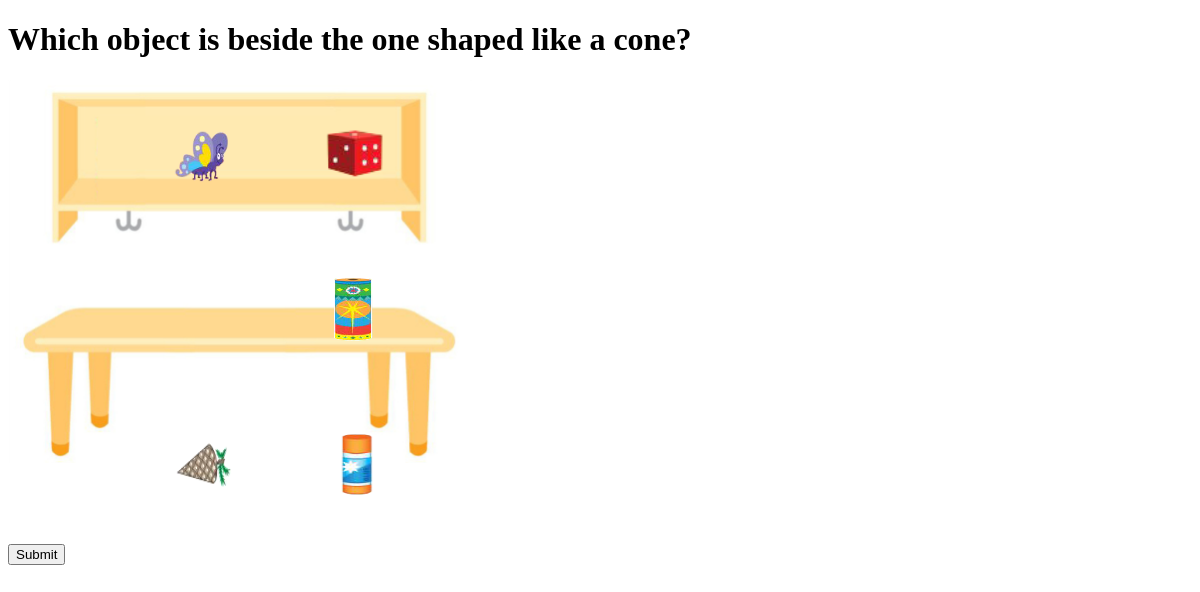
Screenshot of /games/k5/ with the database file from the repository.
### kidGames/models.py (models this page shows, shortened)
class question(models.Model):
	category_id = models.SmallIntegerField(blank=False)
	question_number = models.SmallIntegerField(blank=False)
	question_string = models.CharField(max_length=120,blank=False, null=True)
	background = models.ImageField(upload_to=UploadToPathAndRename(os.path.join(MEDIA_URL, 'upload', 'here')), blank=True, null=True)
	img1 = models.ImageField(upload_to=UploadToPathAndRename(os.path.join(MEDIA_URL, 'upload', 'here')), blank=True, null=True)
	img2 = models.ImageField(upload_to=UploadToPathAndRename(os.path.join(MEDIA_URL, 'upload', 'here')), blank=True, null=True)
	img3 = models.ImageField(upload_to=UploadToPathAndRename(os.path.join(MEDIA_URL, 'upload', 'here')), blank=True, null=True)
	img4 = models.ImageField(upload_to=UploadToPathAndRename(os.path.join(MEDIA_URL, 'upload', 'here')), blank=True, null=True)
	img5 = models.ImageField(upload_to=UploadToPathAndRename(os.path.join(MEDIA_URL, 'upload', 'here')), blank=True, null=True)
	img6 = models.ImageField(upload_to=UploadToPathAndRename(os.path.join(MEDIA_URL, 'upload', 'here')), blank=True, null=True)
	img7 = models.ImageField(upload_to=UploadToPathAndRename(os.path.join(MEDIA_URL, 'upload', 'here')), blank=True, null=True)
	img8 = models.ImageField(upload_to=UploadToPathAndRename(os.path.join(MEDIA_URL, 'upload', 'here')), blank=True, null=True)
	img9 = models.ImageField(upload_to=UploadToPathAndRename(os.path.join(MEDIA_URL, 'upload', 'here')), blank=True, null=True)
	answeer = models.SmallIntegerField(blank=False)

### kidGames/views.py (the view)
def k5(request):
    data = question.objects.filter(category_id=5)[0];
    return render(request,"k5.html",{"data": data})

### templates/k5.html (shortened to what this page needs)
<!DOCTYPE html>
<html>
<body>
<h1> {{data.question_string}} </h1>
<table background="/{{ data.background}}" background-size="100% auto" style="background-size: 100% auto; background-repeat: no-repeat;">
  <tr>
  {% if data.img1%}
    <td class="unclicked" id="1" height="150" width="150"><img onclick="changeText(this)" href= "/{{ data.img1}}" src="/{{ data.img1}}" height="70" width="70" /></td>
  {% else %}
    <td height="150" width="150"></td>
  {% endif %}
  {% if data.img2%}
    <td class="unclicked" id="2" height="150" width="150"><img onclick="changeText(this)" href= "/{{ data.img2}}" src="/{{ data.img2}}" height="70" width="70" /></td>
  {% else %}
    <td height="150" width="150"></td>
  {% endif %}
  {% if data.img3%}
    <td class="unclicked" id="3" height="150" width="150"><img onclick="changeText(this)" href= "/{{ data.img3}}" src="/{{ data.img3}}" height="70" width="70" /></td>
  {% else %}
    <td height="150" width="150"></td>
  {% endif %}
  </tr>
  <tr>
  {% if data.img4%}
    <td class="unclicked" id="4" height="150" width="150"><img onclick="changeText(this)" href= "/{{ data.img4}}" src="/{{ data.img4}}" height="70" width="70" /></td>
  {% else %}
    <td height="150" width="150"></td>
  {% endif %}
  {% if data.img5%}
    <td class="unclicked" id="5" height="150" width="150"<img onclick="changeText(this)" href= "/{{ data.img5}}" src="/{{ data.img5}}" height="70" width="70" /></td>
  {% else %}
    <td height="150" width="150"></td>
  {% endif %}
  {% if data.img6%}
    <td class="unclicked" id="6" height="150" width="150"><img onclick="changeText(this)" href= "/{{ data.img6}}" src="/{{ data.img6}}" height="70" width="70" /></td>
  {% else %}
    <td height="150" width="150"></td>
  {% endif %}
  </tr>
  <tr>
  {% if data.img7%}
    <td class="unclicked" id="7" height="150" width="150"><img onclick="changeText(this)" href= "/{{ data.img7}}" src="/{{ data.img7}}" height="70" width="70" /></td>
  {% else %}
    <td height="150" width="150"></td>
  {% endif %}
  {% if data.img8%}
    <td class="unclicked" id="8" height="150" width="150"><img onclick="changeText(this)" href= "/{{ data.img8}}" src="/{{ data.img8}}" height="70" width="70" /></td>
  {% else %}
    <td height="150" width="150"></td>
  {% endif %}
  {% if data.img9%}
    <td class="unclicked" id="9" height="150" width="150"><img onclick="changeText(this)" href= "/{{ data.img9}}" src="/{{ data.img9}}" height="70" width="70" /></td>
  {% else %}
    <td height="150" width="150"></td>
  {% endif %}
  </tr>
</table>
<form action="/games/answeer/" method="POST"> {% csrf_token %}
  <input type="submit" value="Submit">
</form>
</body>
</html>

### rows the page displays
question: question_string "Which object is beside the one shaped like a cone?", img2 (picture), img3 (picture), img6 (picture), img8 (picture), img9 (picture)
